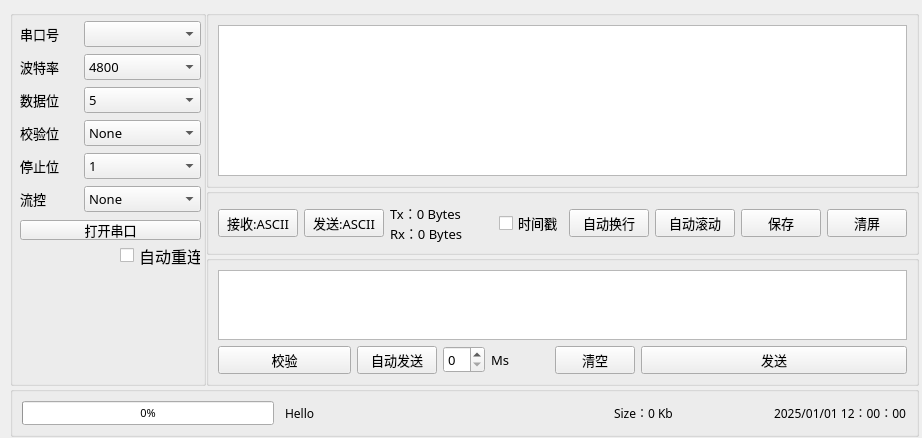
<?xml version="1.0" encoding="UTF-8"?>
<ui version="4.0">
 <class>Widget</class>
 <widget class="QWidget" name="Widget">
  <property name="geometry">
   <rect>
    <x>0</x>
    <y>0</y>
    <width>922</width>
    <height>438</height>
   </rect>
  </property>
  <property name="font">
   <font>
    <family>Adobe Arabic</family>
   </font>
  </property>
  <property name="windowTitle">
   <string>ZM's COM</string>
  </property>
  <widget class="QWidget" name="layoutWidget">
   <property name="geometry">
    <rect>
     <x>10</x>
     <y>10</y>
     <width>909</width>
     <height>427</height>
    </rect>
   </property>
   <layout class="QGridLayout" name="gridLayoutGlobal" rowstretch="60,0" columnstretch="3,0">
    <property name="spacing">
     <number>0</number>
    </property>
    <item row="0" column="0">
     <widget class="QGroupBox" name="SETTINGS_groupBox">
      <property name="minimumSize">
       <size>
        <width>196</width>
        <height>0</height>
       </size>
      </property>
      <property name="maximumSize">
       <size>
        <width>196</width>
        <height>16777215</height>
       </size>
      </property>
      <property name="font">
       <font>
        <family>优设标题黑</family>
        <pointsize>10</pointsize>
       </font>
      </property>
      <property name="title">
       <string/>
      </property>
      <widget class="QPushButton" name="Opem_COM_pushButton">
       <property name="geometry">
        <rect>
         <x>10</x>
         <y>210</y>
         <width>181</width>
         <height>20</height>
        </rect>
       </property>
       <property name="mouseTracking">
        <bool>false</bool>
       </property>
       <property name="text">
        <string>打开串口</string>
       </property>
      </widget>
      <widget class="QCheckBox" name="Auto_reconnect_checkBox">
       <property name="geometry">
        <rect>
         <x>110</x>
         <y>230</y>
         <width>81</width>
         <height>31</height>
        </rect>
       </property>
       <property name="font">
        <font>
         <family>优设标题黑</family>
         <pointsize>12</pointsize>
        </font>
       </property>
       <property name="text">
        <string>自动重连</string>
       </property>
      </widget>
      <widget class="QWidget" name="layoutWidget">
       <property name="geometry">
        <rect>
         <x>10</x>
         <y>10</y>
         <width>181</width>
         <height>194</height>
        </rect>
       </property>
       <layout class="QVBoxLayout" name="verticalLayout_2">
        <item>
         <layout class="QHBoxLayout" name="horizontalLayout_2" stretch="1,2">
          <item>
           <widget class="QLabel" name="Serial_number_label">
            <property name="text">
             <string>串口号</string>
            </property>
           </widget>
          </item>
          <item>
           <widget class="QComboBox" name="Serial_number_comboBox"/>
          </item>
         </layout>
        </item>
        <item>
         <layout class="QHBoxLayout" name="horizontalLayout_3" stretch="1,2">
          <item>
           <widget class="QLabel" name="label_5">
            <property name="text">
             <string>波特率</string>
            </property>
           </widget>
          </item>
          <item>
           <widget class="QComboBox" name="boundrate_comboBox">
            <item>
             <property name="text">
              <string>4800</string>
             </property>
            </item>
            <item>
             <property name="text">
              <string>9600</string>
             </property>
            </item>
            <item>
             <property name="text">
              <string>19200</string>
             </property>
            </item>
            <item>
             <property name="text">
              <string>38400</string>
             </property>
            </item>
            <item>
             <property name="text">
              <string>57600</string>
             </property>
            </item>
            <item>
             <property name="text">
              <string>74880</string>
             </property>
            </item>
            <item>
             <property name="text">
              <string>115200</string>
             </property>
            </item>
            <item>
             <property name="text">
              <string>230400</string>
             </property>
            </item>
            <item>
             <property name="text">
              <string>460800</string>
             </property>
            </item>
            <item>
             <property name="text">
              <string>5760000</string>
             </property>
            </item>
           </widget>
          </item>
         </layout>
        </item>
        <item>
         <layout class="QHBoxLayout" name="horizontalLayout_4" stretch="1,2">
          <item>
           <widget class="QLabel" name="label_6">
            <property name="text">
             <string>数据位</string>
            </property>
           </widget>
          </item>
          <item>
           <widget class="QComboBox" name="data_comboBox">
            <item>
             <property name="text">
              <string>5</string>
             </property>
            </item>
            <item>
             <property name="text">
              <string>6</string>
             </property>
            </item>
            <item>
             <property name="text">
              <string>7</string>
             </property>
            </item>
            <item>
             <property name="text">
              <string>8</string>
             </property>
            </item>
            <item>
             <property name="text">
              <string>Unknown</string>
             </property>
            </item>
           </widget>
          </item>
         </layout>
        </item>
        <item>
         <layout class="QHBoxLayout" name="horizontalLayout_5" stretch="1,2">
          <item>
           <widget class="QLabel" name="label_7">
            <property name="text">
             <string>校验位</string>
            </property>
           </widget>
          </item>
          <item>
           <widget class="QComboBox" name="check_comboBox">
            <item>
             <property name="text">
              <string>None</string>
             </property>
            </item>
            <item>
             <property name="text">
              <string>Even</string>
             </property>
            </item>
            <item>
             <property name="text">
              <string>Mark</string>
             </property>
            </item>
            <item>
             <property name="text">
              <string>Odd</string>
             </property>
            </item>
            <item>
             <property name="text">
              <string>Space</string>
             </property>
            </item>
           </widget>
          </item>
         </layout>
        </item>
        <item>
         <layout class="QHBoxLayout" name="horizontalLayout_6" stretch="1,2">
          <item>
           <widget class="QLabel" name="label_8">
            <property name="text">
             <string>停止位</string>
            </property>
           </widget>
          </item>
          <item>
           <widget class="QComboBox" name="stop_comboBox">
            <item>
             <property name="text">
              <string>1</string>
             </property>
            </item>
            <item>
             <property name="text">
              <string>1.5</string>
             </property>
            </item>
            <item>
             <property name="text">
              <string>2</string>
             </property>
            </item>
            <item>
             <property name="text">
              <string>0</string>
             </property>
            </item>
           </widget>
          </item>
         </layout>
        </item>
        <item>
         <layout class="QHBoxLayout" name="horizontalLayout_7" stretch="1,2">
          <item>
           <widget class="QLabel" name="label_9">
            <property name="text">
             <string>流控</string>
            </property>
           </widget>
          </item>
          <item>
           <widget class="QComboBox" name="Flow_control_comboBox">
            <item>
             <property name="text">
              <string>None</string>
             </property>
            </item>
            <item>
             <property name="text">
              <string>Hardware</string>
             </property>
            </item>
            <item>
             <property name="text">
              <string>SoftWare</string>
             </property>
            </item>
            <item>
             <property name="text">
              <string>Unknown</string>
             </property>
            </item>
           </widget>
          </item>
         </layout>
        </item>
       </layout>
      </widget>
     </widget>
    </item>
    <item row="0" column="1">
     <layout class="QVBoxLayout" name="verticalLayout" stretch="15,2,10">
      <item>
       <widget class="QGroupBox" name="REV_groupBox">
        <property name="font">
         <font>
          <family>优设标题黑</family>
          <pointsize>10</pointsize>
         </font>
        </property>
        <property name="title">
         <string/>
        </property>
        <layout class="QGridLayout" name="gridLayout">
         <item row="0" column="0">
          <widget class="QTextEdit" name="recv_textEdit_2">
           <property name="font">
            <font>
             <family>优设标题黑</family>
             <pointsize>10</pointsize>
            </font>
           </property>
           <property name="cursor" stdset="0">
            <cursorShape>ArrowCursor</cursorShape>
           </property>
          </widget>
         </item>
        </layout>
       </widget>
      </item>
      <item>
       <widget class="QGroupBox" name="FOMAT_groupBox_2">
        <property name="font">
         <font>
          <family>优设标题黑</family>
          <pointsize>10</pointsize>
         </font>
        </property>
        <property name="title">
         <string/>
        </property>
        <layout class="QGridLayout" name="gridLayout_5">
         <item row="0" column="0">
          <layout class="QGridLayout" name="gridLayout_4">
           <item row="0" column="0">
            <layout class="QHBoxLayout" name="horizontalLayout_9">
             <item>
              <widget class="QPushButton" name="recv_format_pushButton">
               <property name="font">
                <font>
                 <family>优设标题黑</family>
                 <pointsize>10</pointsize>
                </font>
               </property>
               <property name="text">
                <string>接收:ASCII</string>
               </property>
              </widget>
             </item>
             <item>
              <widget class="QPushButton" name="send_format_pushButton">
               <property name="font">
                <font>
                 <family>优设标题黑</family>
                 <pointsize>10</pointsize>
                </font>
               </property>
               <property name="text">
                <string>发送:ASCII</string>
               </property>
              </widget>
             </item>
            </layout>
           </item>
           <item row="0" column="1">
            <layout class="QVBoxLayout" name="verticalLayout_3">
             <property name="spacing">
              <number>0</number>
             </property>
             <property name="leftMargin">
              <number>0</number>
             </property>
             <item>
              <widget class="QLabel" name="Tx_label">
               <property name="font">
                <font>
                 <family>优设标题黑</family>
                 <pointsize>10</pointsize>
                </font>
               </property>
               <property name="text">
                <string>Tx：0 Bytes</string>
               </property>
              </widget>
             </item>
             <item>
              <widget class="QLabel" name="Rx_label">
               <property name="font">
                <font>
                 <family>优设标题黑</family>
                 <pointsize>10</pointsize>
                </font>
               </property>
               <property name="text">
                <string>Rx：0 Bytes</string>
               </property>
              </widget>
             </item>
            </layout>
           </item>
           <item row="0" column="3">
            <layout class="QHBoxLayout" name="horizontalLayout_8" stretch="0,0,0,0,0">
             <item>
              <widget class="QCheckBox" name="time_checkBox">
               <property name="font">
                <font>
                 <family>优设标题黑</family>
                 <pointsize>10</pointsize>
                </font>
               </property>
               <property name="text">
                <string>时间戳</string>
               </property>
              </widget>
             </item>
             <item>
              <widget class="QPushButton" name="auto_reline_pushButton">
               <property name="font">
                <font>
                 <family>优设标题黑</family>
                 <pointsize>10</pointsize>
                </font>
               </property>
               <property name="text">
                <string>自动换行</string>
               </property>
              </widget>
             </item>
             <item>
              <widget class="QPushButton" name="Auto_roll_pushButton">
               <property name="font">
                <font>
                 <family>优设标题黑</family>
                 <pointsize>10</pointsize>
                </font>
               </property>
               <property name="text">
                <string>自动滚动</string>
               </property>
              </widget>
             </item>
             <item>
              <widget class="QPushButton" name="Save_pushButton">
               <property name="font">
                <font>
                 <family>优设标题黑</family>
                 <pointsize>10</pointsize>
                </font>
               </property>
               <property name="mouseTracking">
                <bool>false</bool>
               </property>
               <property name="text">
                <string>保存</string>
               </property>
              </widget>
             </item>
             <item>
              <widget class="QPushButton" name="Clear_recvbuf_pushButton">
               <property name="font">
                <font>
                 <family>优设标题黑</family>
                 <pointsize>10</pointsize>
                </font>
               </property>
               <property name="text">
                <string>清屏</string>
               </property>
              </widget>
             </item>
            </layout>
           </item>
           <item row="0" column="2">
            <spacer name="horizontalSpacer_2">
             <property name="orientation">
              <enum>Qt::Horizontal</enum>
             </property>
             <property name="sizeHint" stdset="0">
              <size>
               <width>40</width>
               <height>20</height>
              </size>
             </property>
            </spacer>
           </item>
          </layout>
         </item>
        </layout>
       </widget>
      </item>
      <item>
       <widget class="QGroupBox" name="SEND_groupBox">
        <property name="font">
         <font>
          <family>优设标题黑</family>
          <pointsize>10</pointsize>
         </font>
        </property>
        <property name="title">
         <string/>
        </property>
        <layout class="QGridLayout" name="gridLayout_2">
         <item row="1" column="0">
          <layout class="QHBoxLayout" name="horizontalLayout" stretch="2,0,0,0,0,0,4">
           <item>
            <widget class="QPushButton" name="check_pushButton">
             <property name="font">
              <font>
               <family>优设标题黑</family>
               <pointsize>10</pointsize>
              </font>
             </property>
             <property name="text">
              <string>校验</string>
             </property>
            </widget>
           </item>
           <item>
            <widget class="QPushButton" name="AUTOSEND_pushButton">
             <property name="font">
              <font>
               <family>优设标题黑</family>
               <pointsize>10</pointsize>
              </font>
             </property>
             <property name="text">
              <string>自动发送</string>
             </property>
            </widget>
           </item>
           <item>
            <widget class="QSpinBox" name="AUTOSEND_time_spinBox">
             <property name="font">
              <font>
               <family>优设标题黑</family>
               <pointsize>10</pointsize>
              </font>
             </property>
            </widget>
           </item>
           <item>
            <widget class="QLabel" name="label">
             <property name="font">
              <font>
               <family>优设标题黑</family>
               <pointsize>10</pointsize>
              </font>
             </property>
             <property name="text">
              <string>Ms</string>
             </property>
            </widget>
           </item>
           <item>
            <spacer name="horizontalSpacer_3">
             <property name="orientation">
              <enum>Qt::Horizontal</enum>
             </property>
             <property name="sizeHint" stdset="0">
              <size>
               <width>40</width>
               <height>20</height>
              </size>
             </property>
            </spacer>
           </item>
           <item>
            <widget class="QPushButton" name="Clear_sendbuf_pushButton">
             <property name="font">
              <font>
               <family>优设标题黑</family>
               <pointsize>10</pointsize>
              </font>
             </property>
             <property name="text">
              <string>清空</string>
             </property>
            </widget>
           </item>
           <item>
            <widget class="QPushButton" name="SEND_pushButton">
             <property name="font">
              <font>
               <family>优设标题黑</family>
               <pointsize>10</pointsize>
              </font>
             </property>
             <property name="text">
              <string>发送</string>
             </property>
            </widget>
           </item>
          </layout>
         </item>
         <item row="0" column="0">
          <widget class="QTextEdit" name="send_textEdit">
           <property name="font">
            <font>
             <family>优设标题黑</family>
             <pointsize>10</pointsize>
            </font>
           </property>
          </widget>
         </item>
        </layout>
       </widget>
      </item>
     </layout>
    </item>
    <item row="1" column="0" colspan="2">
     <widget class="QGroupBox" name="groupBox">
      <property name="maximumSize">
       <size>
        <width>16777215</width>
        <height>16777215</height>
       </size>
      </property>
      <property name="title">
       <string/>
      </property>
      <layout class="QGridLayout" name="gridLayout_3">
       <item row="0" column="0">
        <layout class="QHBoxLayout" name="horizontalLayout_12">
         <item>
          <layout class="QHBoxLayout" name="horizontalLayout_10" stretch="1,0,0">
           <item>
            <widget class="QProgressBar" name="progressBar">
             <property name="font">
              <font>
               <family>优设标题黑</family>
               <pointsize>8</pointsize>
              </font>
             </property>
             <property name="value">
              <number>0</number>
             </property>
             <property name="alignment">
              <set>Qt::AlignCenter</set>
             </property>
             <property name="invertedAppearance">
              <bool>false</bool>
             </property>
             <property name="textDirection">
              <enum>QProgressBar::TopToBottom</enum>
             </property>
            </widget>
           </item>
           <item>
            <spacer name="horizontalSpacer_5">
             <property name="orientation">
              <enum>Qt::Horizontal</enum>
             </property>
             <property name="sizeHint" stdset="0">
              <size>
               <width>5</width>
               <height>20</height>
              </size>
             </property>
            </spacer>
           </item>
           <item>
            <widget class="QLabel" name="info_label">
             <property name="font">
              <font>
               <family>优设标题黑</family>
               <pointsize>9</pointsize>
              </font>
             </property>
             <property name="text">
              <string>Hello</string>
             </property>
            </widget>
           </item>
          </layout>
         </item>
         <item>
          <spacer name="horizontalSpacer">
           <property name="orientation">
            <enum>Qt::Horizontal</enum>
           </property>
           <property name="sizeHint" stdset="0">
            <size>
             <width>40</width>
             <height>20</height>
            </size>
           </property>
          </spacer>
         </item>
         <item>
          <layout class="QHBoxLayout" name="horizontalLayout_11">
           <item>
            <widget class="QLabel" name="seze_label">
             <property name="font">
              <font>
               <family>优设标题黑</family>
               <pointsize>9</pointsize>
              </font>
             </property>
             <property name="text">
              <string>Size：0 Kb</string>
             </property>
            </widget>
           </item>
           <item>
            <spacer name="horizontalSpacer_4">
             <property name="orientation">
              <enum>Qt::Horizontal</enum>
             </property>
             <property name="sizeHint" stdset="0">
              <size>
               <width>20</width>
               <height>20</height>
              </size>
             </property>
            </spacer>
           </item>
           <item>
            <widget class="QLabel" name="time_label">
             <property name="font">
              <font>
               <family>优设标题黑</family>
               <pointsize>9</pointsize>
              </font>
             </property>
             <property name="text">
              <string>2025/01/01 12：00：00</string>
             </property>
            </widget>
           </item>
          </layout>
         </item>
        </layout>
       </item>
      </layout>
     </widget>
    </item>
   </layout>
  </widget>
 </widget>
 <resources/>
 <connections/>
</ui>
